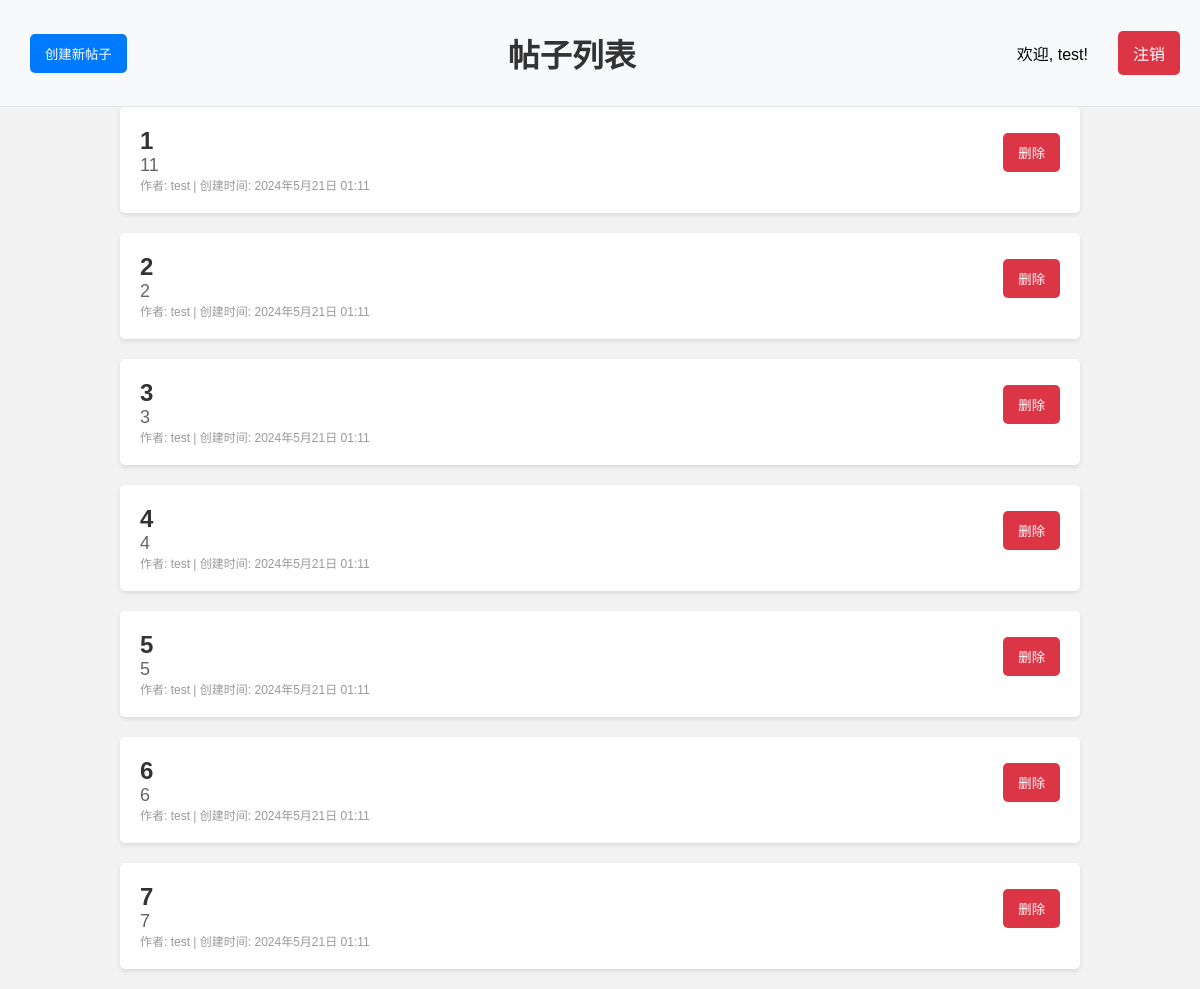
Before: / (signed in) with the older database file.
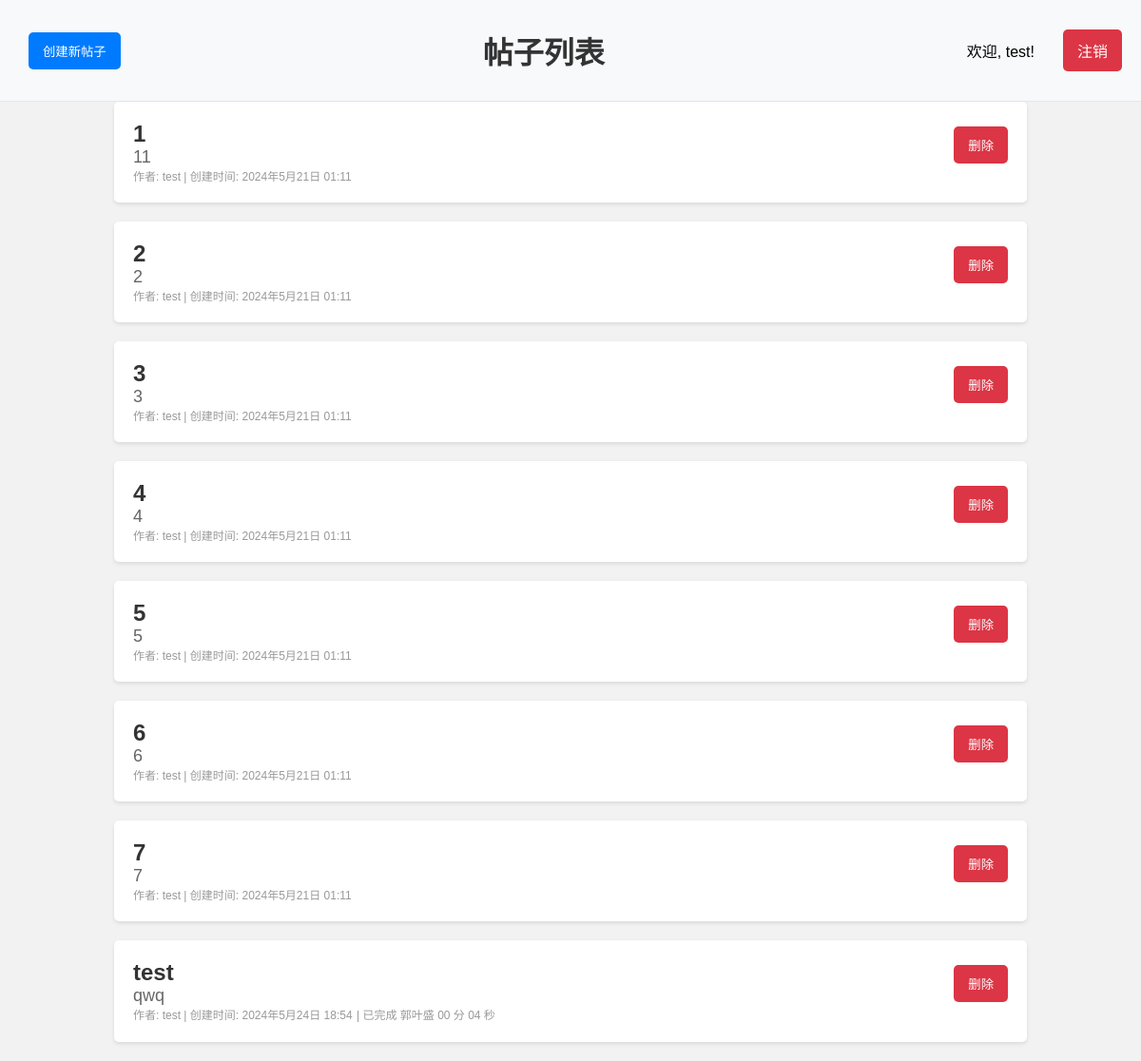
After: the same page with the newer database file.
### community/models.py (models this page shows, shortened)
class Post(models.Model):
    title = models.CharField(max_length=200)
    content = models.TextField()
    author = models.ForeignKey(User, on_delete=models.CASCADE)
    created_at = models.DateTimeField(auto_now_add=True)
    task = models.CharField(max_length=200, default='')
    task_time = models.CharField(max_length=200, default='')

### community/views.py (the view)
# urls.py: path('', views.post_list, name='post_list'),
@login_required
def post_list(request):
    posts = Post.objects.all()
    return render(request, 'community/post_list.html', {'posts': posts})

### community/templatetags/filters.py (called while the page is built)
@register.filter
def time_format(value):
    minutes, seconds = value.split(':')
    return f'{minutes} 分 {seconds} 秒'

### community/templates/community/post_list.html (shortened to what this page needs)
{% load static %}
{% load filters %}
<link rel="stylesheet" href="{% static 'community/post_list_style.css' %}">
<!DOCTYPE html>
<html lang="zh">
<head>
</head>
<body>
    <div class="navbar">
        <div class="navbar-left">
            {% if user.is_authenticated %}
                <button onclick="location.href='{% url 'post_create' %}'">创建新帖子</button>
            {% endif %}
        </div>
        <h1>帖子列表</h1>
        <div class="navbar-right">
            {% if user.is_authenticated %}
                <p>欢迎, {{ user.username }}!</p>
                <a href="{% url 'logout' %}" class="red-button">注销</a>
            {% else %}
                <a href="{% url 'login' %}">登录</a>
                <a href="{% url 'signup' %}">注册</a>
            {% endif %}
        </div>
    </div>
    <div class="content">
        {% if posts %}
            <ul>
                {% for post in posts %}
                    <li>
                        <div>
                            <h2>{{ post.title }}</h2>
                            <p>{{ post.content }}</p>
                            <p1>作者: {{ post.author.username }} | 创建时间: {{ post.created_at }}</p1>
                            {% if post.task and post.task_time %}
                                <p1>| 已完成 {{ post.task }} {{ post.task_time|time_format }}</p1>
                            {% endif %}
                        </div>
                        {% if user.is_authenticated and user == post.author %}
                            <form method="post" action="{% url 'delete_post' post.id %}">
                                <button type="submit" class="red-button">删除</button>
                            </form>
                        {% endif %}
                    </li>
                {% endfor %}
            </ul>
        {% else %}
            <p>暂时没有帖子。</p>
        {% endif %}
    </div>
</body>
</html>

Changed rows visible on the page:
added Post: title "test", content "qwq", author.username "test", created_at "2024年5月24日 18:54", task "郭叶盛", task_time "00 分 04 秒", shows "删除"
